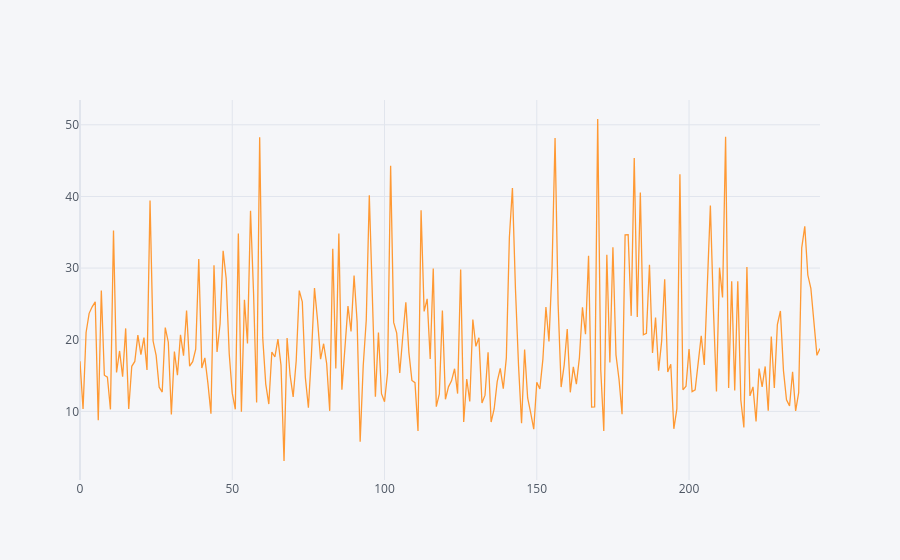

The notebook cell this image was saved under:
### Code cell
tips['total_bill'].iplot()

### Figure 1 — Plotly figure (JSON) as saved in the notebook; plotly's stock layout.template omitted (floating-point values rounded to 4 significant figures; data arrays with more than 128 entries replaced by an {"elided": "..."} marker saying what was removed)
{"data": [{"line": {"color": "rgba(255, 153, 51, 1.0)", "dash": "solid", "shape": "linear", "width": 1.3}, "mode": "lines", "name": "total_bill", "text": "", "type": "scatter", "x": {"elided": "244 int values"}, "y": {"elided": "244 float values"}}], "layout": {"legend": {"bgcolor": "#F5F6F9", "font": {"color": "#4D5663"}}, "paper_bgcolor": "#F5F6F9", "plot_bgcolor": "#F5F6F9", "title": {"font": {"color": "#4D5663"}}, "xaxis": {"gridcolor": "#E1E5ED", "showgrid": true, "tickfont": {"color": "#4D5663"}, "title": {"font": {"color": "#4D5663"}, "text": ""}, "zerolinecolor": "#E1E5ED"}, "yaxis": {"gridcolor": "#E1E5ED", "showgrid": true, "tickfont": {"color": "#4D5663"}, "title": {"font": {"color": "#4D5663"}, "text": ""}, "zerolinecolor": "#E1E5ED"}}}
